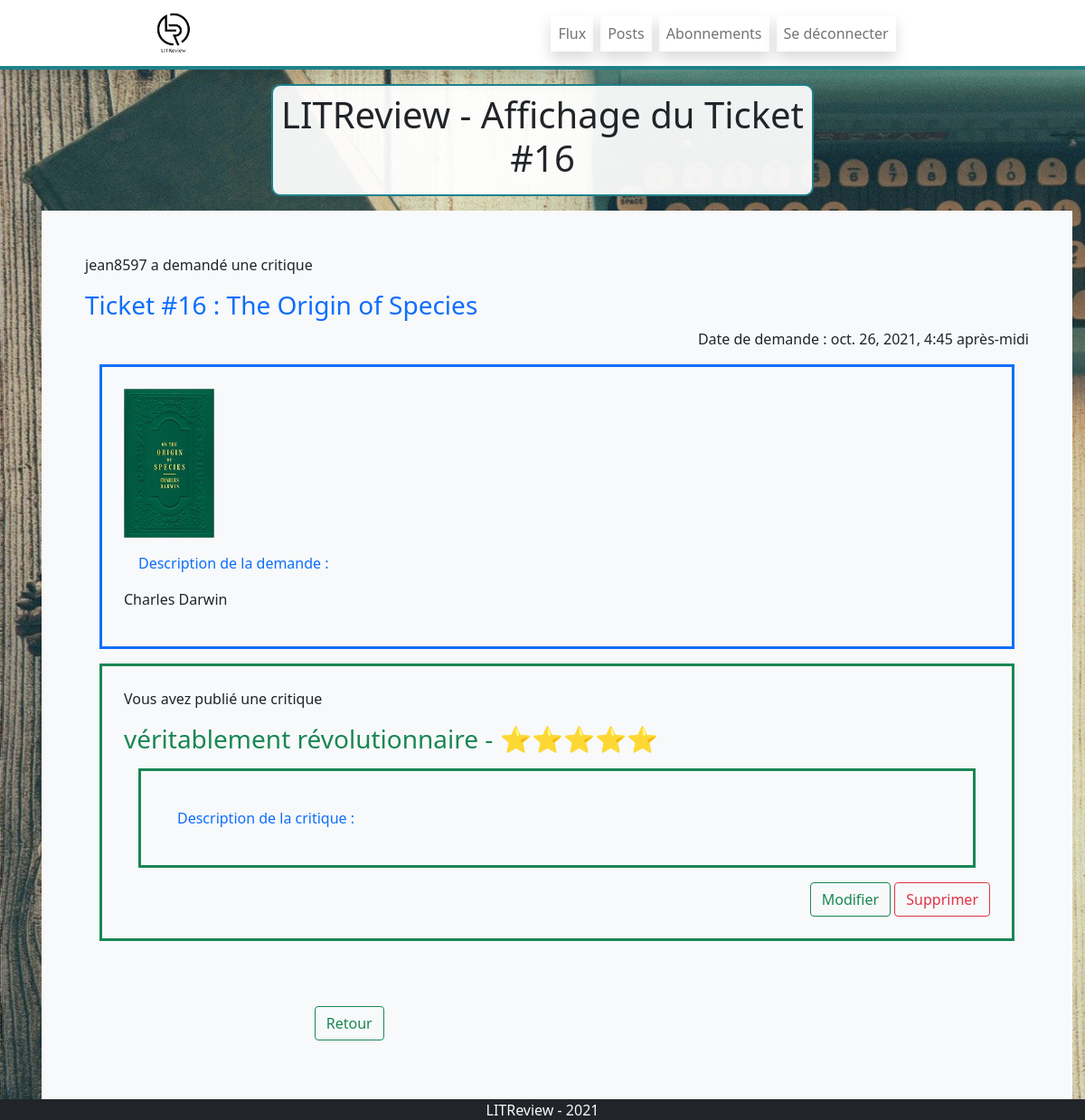
The page /ticket/16/ (signed in) on the database as committed earlier.
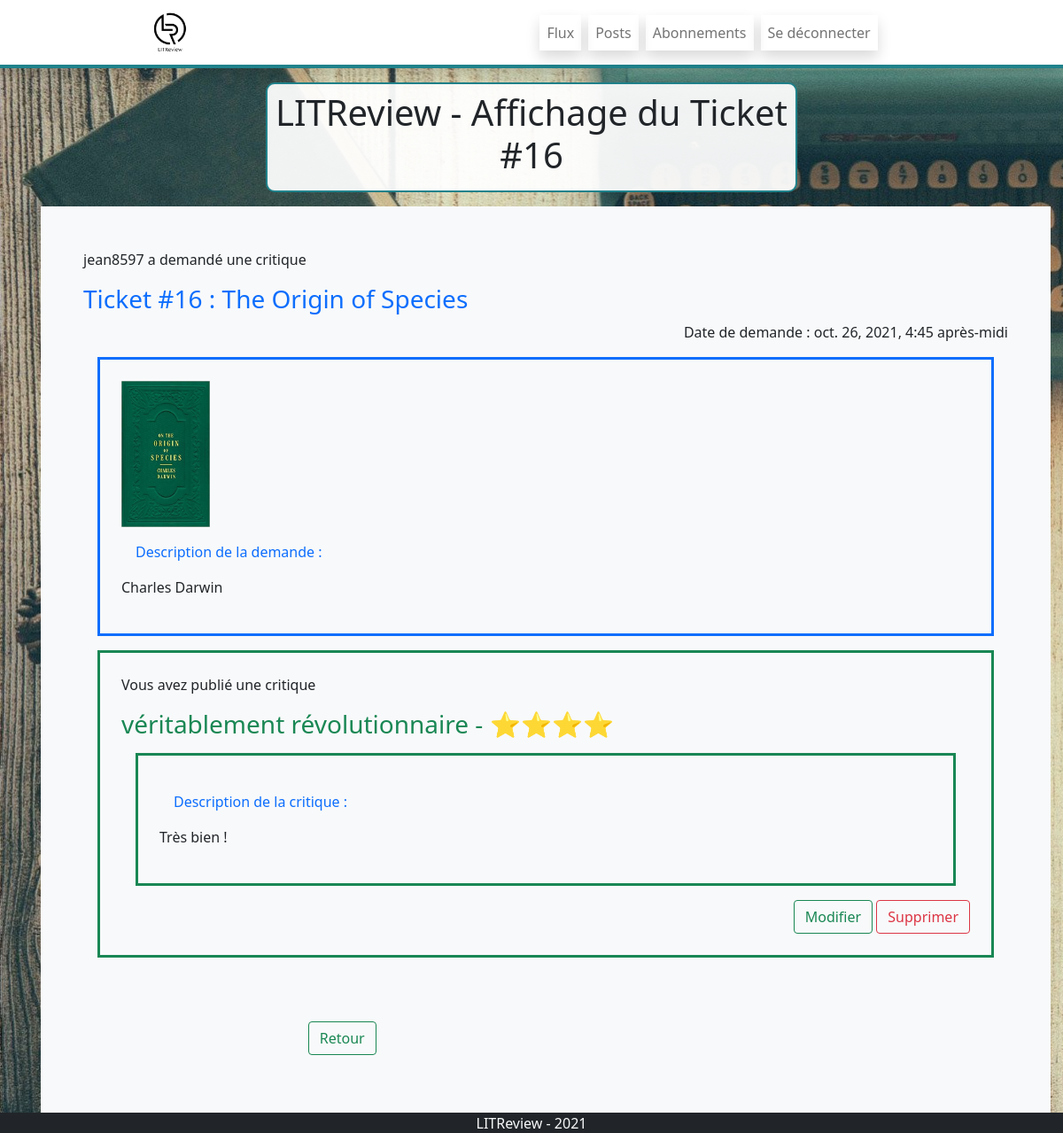
The same page on the database as committed later.
### review/models.py (models this page shows)
class Review(models.Model):
    ticket = models.ForeignKey(Ticket, on_delete=models.CASCADE)
    rating = models.PositiveSmallIntegerField(
        validators=[MinValueValidator(0), MaxValueValidator(5)], verbose_name="Note", help_text="Note attribuée à la critique")
    headline = models.CharField(
        max_length=128, blank=True, null=True,  verbose_name="Titre de Critique")
    body = models.TextField(max_length=8192, blank=True,
                            null=True,  verbose_name="Commentaire")
    user = models.ForeignKey(
        to=settings.AUTH_USER_MODEL, on_delete=models.CASCADE, blank=True, null=True)
    time_created = models.DateTimeField(
        default=timezone.now)

### review/views.py (the view)
# urls.py: path('ticket/<int:number_ticket>/', views.read_ticket, name='read_ticket'),
@ login_required
def read_ticket(request, number_ticket):
    ticket = get_object_or_404(models.Ticket, id=number_ticket)
    context = {"ticket": ticket, "number_ticket": number_ticket}
    review = models.Review.objects.filter(ticket_id=number_ticket)
    if review:
        ticket.review = review[0]
        context["review"] = review[0]
    return render(request, 'review/read_ticket.html', context)

### review/templates/review/read_ticket.html (shortened to what this page needs)
{% extends '_base.html' %}
{% load static %} {% block main_content %}
<div class="container col-12 col-md-9 col-lg-6 m-auto p-2 borderTitle">
  <div class="row">
    <div class="jumbotron text-center">
      <h1>LITReview - Affichage du Ticket #{{ticket.id}}</h1>
    </div>
  </div>
</div>
<div class="container">
  <div class="row">
    <div class="m-3 p-5 bg-light">
      {% if ticket %}
      <div>
        {% if request.user.id == ticket.user.id%}
        <p>Vous avez demandé une critique</p>
        {%else%}
        <p>{{ticket.user}} a demandé une critique</p>
        {% endif%}
        <a
          href="{% url 'review:read_ticket' number_ticket %}"
          style="color: inherit; text-decoration: none"
        >
          <h3 class="text-primary">
            Ticket #{{ ticket.id }} : {{ ticket.title }}
          </h3></a
        >
        <p class="text-end">Date de demande : {{ticket.time_created}}</p>
        <div class="border border-primary border-3 p-4 m-3">
          {% if ticket.image %}
          <img src="{{ ticket.image.url }}" width="100px" />
          {% endif %}
          <p class="text-primary m-3">Description de la demande :</p>
          <p>{{ ticket.description }}</p>
        </div>
        {% if ticket.review %}
        <div class="border border-success border-3 p-4 m-3">
          {% if request.user.id == review.user_id %}
          <p>Vous avez publié une critique</p>
          {% else %}
          <p>{{review.user_id}} a publié une critique</p>
          {% endif %}
          <h3 class="text-success">
            {{review.headline }} - {% if review.rating == 0 %} {%endif%}
            {% if review.rating == 4 %}⭐️⭐️⭐️⭐️{% endif%}
            {% if review.rating == 5 %}⭐️⭐️⭐️⭐️⭐️{% endif%}
          </h3>
          <div class="border border-success border-3 p-4 m-3">
            <p class="text-primary m-3">Description de la critique :</p>
            <p>{{ review.body }}</p>
          </div>
          {% if request.user.id == review.user_id %}
          <div class="text-end">
            <button class="btn btn-outline-success">
              <a
                href="{% url 'review:modify_review' review.id %}"
                style="color: inherit; text-decoration: none"
                >Modifier
              </a>
            </button>
            <button class="btn btn-outline-danger">
              <a
                href="{% url 'review:delete_review' review.id %}"
                style="color: inherit; text-decoration: none"
                >Supprimer
              </a>
            </button>
          </div>
          {% endif %}
        </div>
        {% endif %}
        <div class="m-4 pt-5 d-flex flex-row justify-content-around">
          <div class="">
            <button class="btn btn-outline-success">
              <a
                href="javascript:history.back()"
                style="color: inherit; text-decoration: none"
                >Retour</a
              >
            </button>
          </div>
        </div>
      </div>
      {% endif%}
    </div>
  </div>
</div>
{% endblock main_content %}

Rows that differ between the two databases and show on the page:
changed Review "véritablement révolutionnaire": body (not shown) → "Très bien !"
